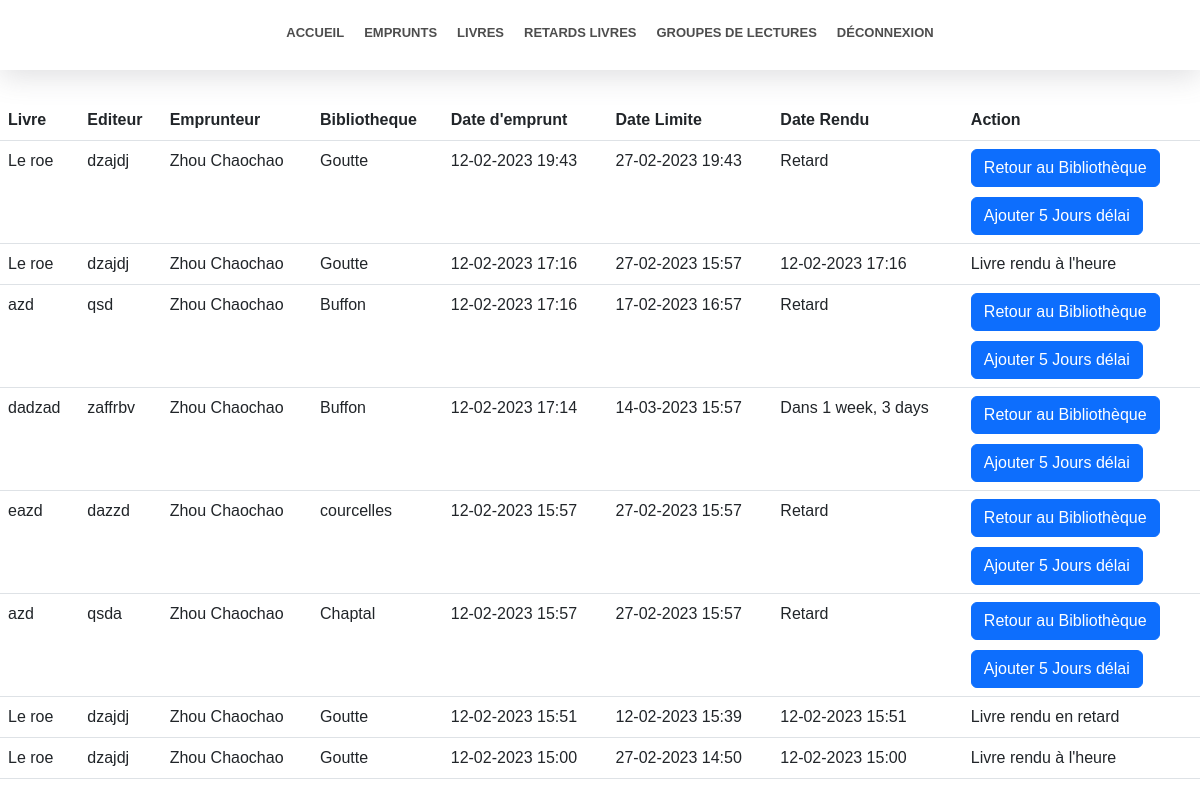
The app's page /libraire/emprunts (signed in), older data.
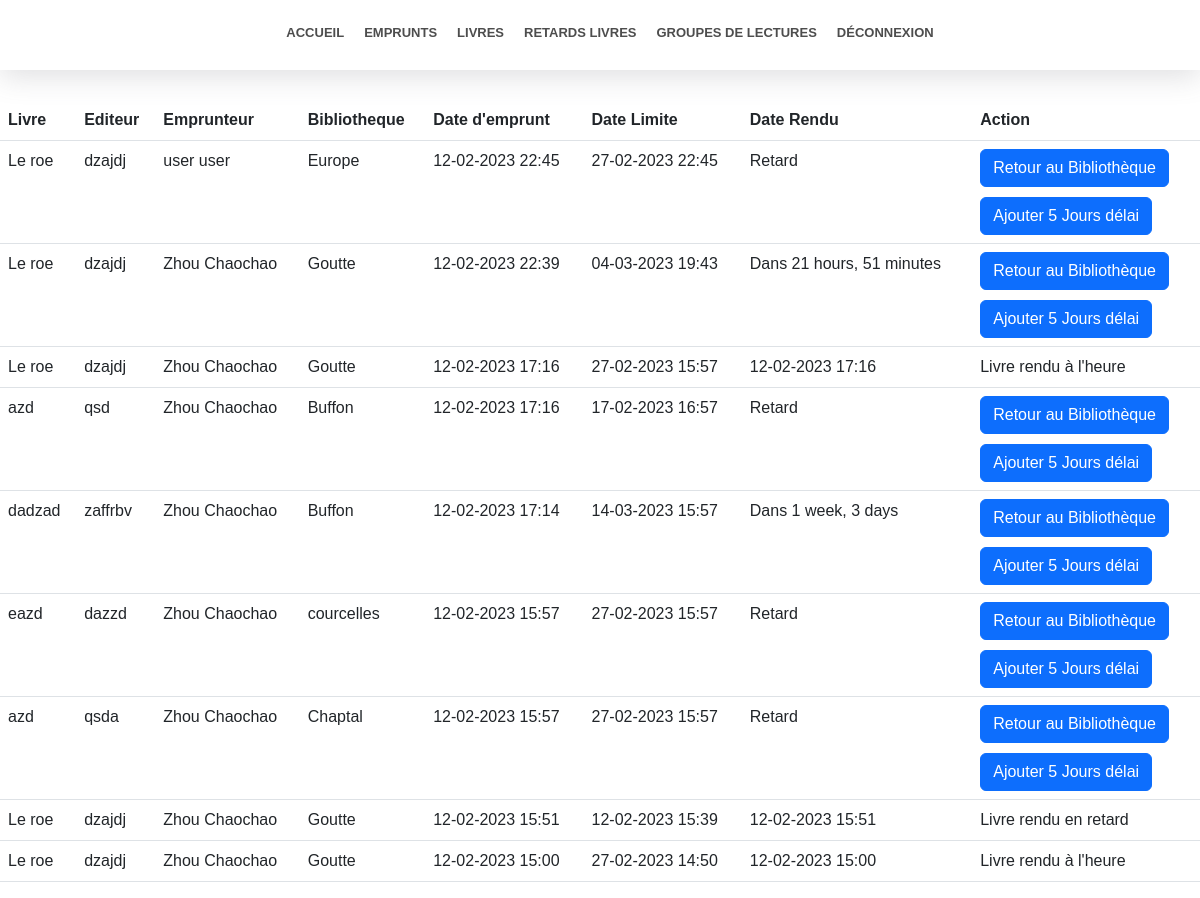
The same page, newer data.
### accounts/models.py (models this page shows, shortened)
class Pret(models.Model):
    date = models.DateTimeField(auto_now=True)
    user = models.ForeignKey(CustomUser, on_delete=models.CASCADE)
    livre = models.ForeignKey(Livre, on_delete=models.CASCADE)
    dateend = models.DateTimeField()
    daterendu = models.DateTimeField(default=None, blank=True, null=True)

class Livre(models.Model):
    titre = models.CharField(max_length=60)
    auteur = models.CharField(max_length=60)
    jaquette = models.CharField(max_length=60)
    editeur = models.CharField(max_length=60)
    collection = models.CharField(max_length=60)
    genre = models.CharField(max_length=60)
    dispo = models.BooleanField(default=True)
    biblio = models.ForeignKey(Biliotheque, on_delete=models.CASCADE)

class CustomUser(AbstractUser):
    is_libraire = models.BooleanField(default=False)
    adresse = models.CharField(max_length=200, blank=False)
    cp = models.CharField(max_length=6, blank=False)

class Biliotheque(models.Model):
    name = models.CharField(max_length=60)
    adresse = models.CharField(max_length=60)
    ville = models.CharField(max_length=50)
    cp = models.CharField(max_length=60)

### livre/views.py (the view)
# urls.py: path('libraire/emprunts', livre_views.libraireEmprunt, name="libraire_emprunts"),
@user_passes_test(lambda u: u.is_staff, login_url='/login/')
def libraireEmprunt(request):
    context = {}
    now = datetime.now()
    context["todaynow"] = now.replace(tzinfo=pytz.utc)
    context["prets"] = Pret.objects.order_by("-date")
    return render(request, 'libraire/lesemprunts.html', context=context)

### templates/libraire/lesemprunts.html (shortened to what this page needs)
{% extends 'libraire/base-libraire.html' %}
{% block content %}
    <div style="height: 100px"></div>
    <section style="max-width: 1400px;margin: auto;">
        <table class="table">
            <thead>
                <tr>
                    <th>Livre</th>
                    <th>Editeur</th>
                    <th>Emprunteur</th>
                    <th>Bibliotheque</th>
                    <th>Date d'emprunt</th>
                    <th>Date Limite</th>
                    <th>Date Rendu</th>
                    <th>Action</th>
                </tr>
            </thead>
            <tbody>
                {% for pret in prets %}
                    <tr>
                        <td>{{ pret.livre.titre }}</td>
                        <td>{{ pret.livre.editeur }}</td>
                        <td>{{ pret.user.last_name }} {{ pret.user.first_name }}</td>
                        <td>{{ pret.livre.biblio.name }}</td>
                        <td>{{ pret.date|date:"d-m-Y H:i" }}</td>
                        <td>{{ pret.dateend|date:"d-m-Y H:i" }}</td>
                        {% if pret.daterendu %}
                            <td>{{ pret.daterendu|date:"d-m-Y H:i" }}</td>
                        {% elif pret.dateend <= todaynow %}
                            <td>Retard <iconify-icon icon="material-symbols:circle" style="color: red;" width="24" class="icone-center"></iconify-icon></td>
                        {% else %}
                            <td>Dans {{ todaynow|timesince:pret.dateend }}<iconify-icon icon="material-symbols:circle" style="color: green;" width="24" class="icone-center"></iconify-icon></td>
                        {% endif %}
                        <td>
                            {% if pret.daterendu %}
                                {% if pret.daterendu > pret.dateend %}
                                    Livre rendu en retard
                                {% else %}
                                    Livre rendu à l'heure
                                {% endif %}
                            {% else %}
                                <form method="POST" action="{% url 'rendre_livre' pret.pk  %}">
                                    <button class="btn btn-primary">
                                        Retour au Bibliothèque
                                    </button>
                                </form>
                                <div style="height: 10px;display: block"></div>
                                <form method="POST" action="{% url 'libraire_emprunt_add_time' pret.pk  %}">
                                    <button class="btn btn-primary">
                                        Ajouter 5 Jours délai
                                    </button>
                                </form>
                            {% endif %}
                        </td>
                    </tr>
                {% endfor %}
            </tbody>
        </table>
    </section>
{% endblock %}

Row changes from the older to the newer data that the page shows:
added Pret: livre.titre "Le roe", livre.editeur "dzajdj", user.last_name "user", user.first_name "user", livre.biblio.name "Europe", date "12-02-2023 22:45", dateend "27-02-2023 22:45", shows "Retard", shows "Retour au Bibliothèque"
changed Pret: date "12-02-2023 19:43" → "12-02-2023 22:39"; dateend "27-02-2023 19:43" → "04-03-2023 19:43"; dateend (not shown) → "21 hours, 51 minutes"; dateend "Retard" → "Dans"
